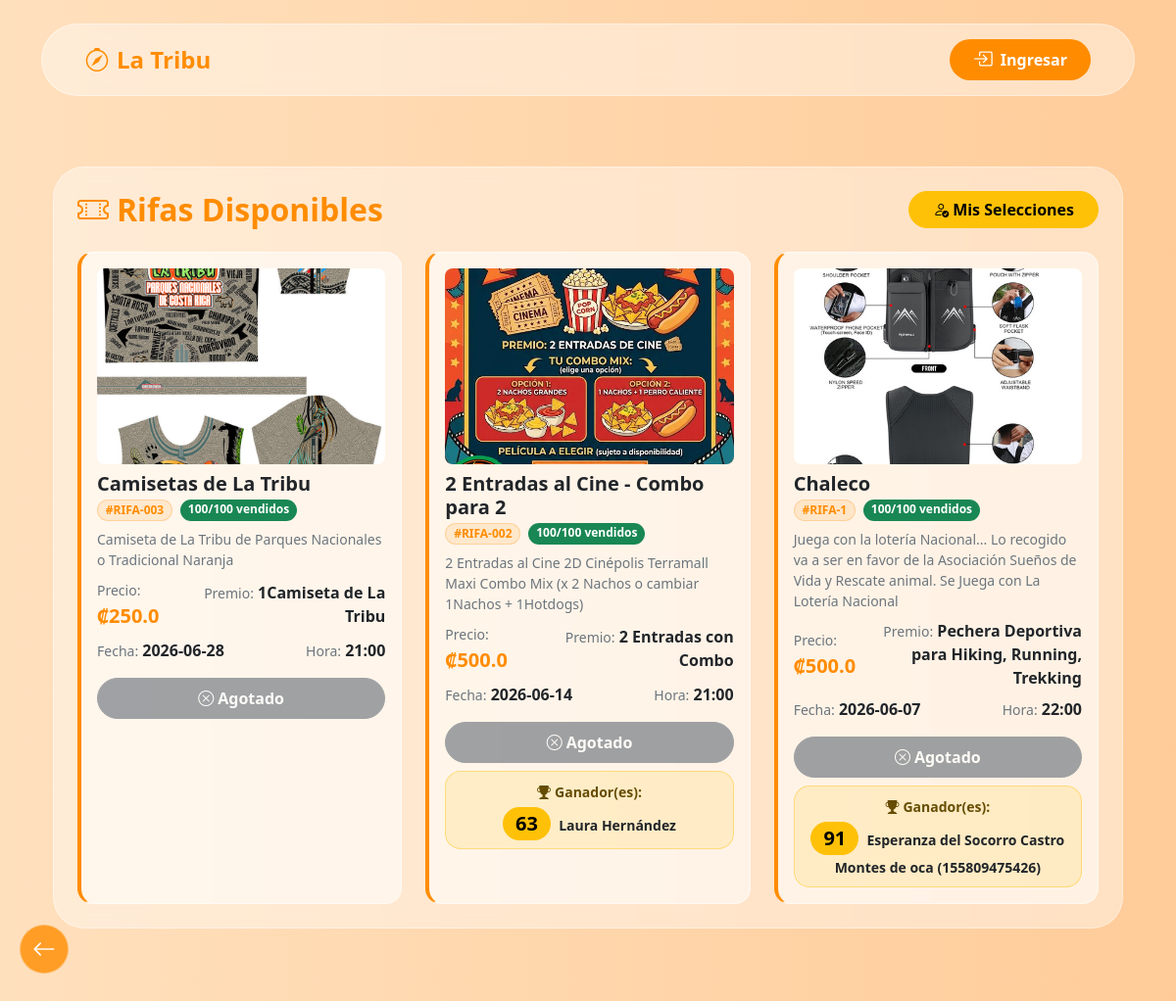
The page /rifas on the database its author committed.
### models_rifas.py (models this page shows)
class Raffle(db.Model):
    __tablename__ = 'raffle'
    id = db.Column(db.Integer, primary_key=True)
    raffle_number = db.Column(db.String(50), unique=True, nullable=False)
    name = db.Column(db.String(200), nullable=False)
    price = db.Column(db.Float, nullable=False)
    prize = db.Column(db.String(500), nullable=False)
    detail = db.Column(db.Text, nullable=False)
    raffle_date = db.Column(db.Date, nullable=False)
    raffle_time = db.Column(db.String(50))
    image_filename = db.Column(db.String(255), nullable=False)
    winning_numbers = db.Column(db.Text, default='[]')
    sinpe_name_default = db.Column(db.String(200))
    sinpe_phone_default = db.Column(db.String(50))
    created_at = db.Column(db.DateTime, default=datetime.utcnow)
    is_active = db.Column(db.Boolean, default=True)
    selections = db.relationship('RaffleSelection', backref='raffle', lazy=True, cascade='all, delete-orphan')

class RaffleSelection(db.Model):
    __tablename__ = 'raffle_selection'
    id = db.Column(db.Integer, primary_key=True)
    raffle_id = db.Column(db.Integer, db.ForeignKey('raffle.id'), nullable=False)
    number = db.Column(db.String(5), nullable=False)
    customer_name = db.Column(db.String(200), nullable=False)
    customer_phone = db.Column(db.String(50), nullable=False)
    customer_cedula = db.Column(db.String(50))
    pin = db.Column(db.String(10), nullable=False)
    selection_password = db.Column(db.String(100), nullable=False, default='', server_default='')
    created_at = db.Column(db.DateTime, default=datetime.utcnow)
    is_canceled = db.Column(db.Boolean, default=False)
    is_paid = db.Column(db.Boolean, default=False)
    payment_method = db.Column(db.String(50), default='No especificado')
    sinpe_name = db.Column(db.String(200))
    sinpe_phone = db.Column(db.String(50))
    __table_args__ = (db.UniqueConstraint('raffle_id', 'number', name='_raffle_number_uc'),)

### routes/rifas_public.py (the view)
@bp.route('/rifas')
def list_rifas():
    all_rifas = Raffle.query.all()
    stats_meta = stats_recaudado = 0
    for r in all_rifas:
        stats_meta += 100 * r.price
        vendidos = RaffleSelection.query.filter_by(raffle_id=r.id, is_canceled=False).count()
        stats_recaudado += vendidos * r.price
    stats = {
        'total_rifas': len(all_rifas),
        'activas':     sum(1 for r in all_rifas if r.is_active),
        'cerradas':    sum(1 for r in all_rifas if not r.is_active),
        'meta':        stats_meta,
        'recaudado':   stats_recaudado,
        'pendiente':   stats_meta - stats_recaudado,
        'porcentaje':  round(stats_recaudado / stats_meta * 100, 1) if stats_meta > 0 else 0,
    }
    rifas = Raffle.query.filter_by(is_active=True).order_by(Raffle.raffle_date.desc()).all()
    raffle_data = []
    for r in rifas:
        total_sold = RaffleSelection.query.filter_by(raffle_id=r.id, is_canceled=False).count()
        try:
            winners = json.loads(r.winning_numbers) if r.winning_numbers else []
        except Exception:
            winners = []
        winners_info = []
        for num in winners:
            sel = RaffleSelection.query.filter_by(raffle_id=r.id, number=num, is_canceled=False).first()
            winners_info.append({'number': num, 'name': sel.customer_name if sel else 'Sin asignar'})
        raffle_data.append({
            'id': r.id, 'raffle_number': r.raffle_number, 'name': r.name,
            'price': r.price, 'prize': r.prize, 'detail': r.detail,
            'raffle_date': r.raffle_date.strftime('%Y-%m-%d') if r.raffle_date else '',
            'raffle_time': r.raffle_time, 'image_filename': r.image_filename,
            'winning_numbers': winners, 'winners_info': winners_info,
            'total_sold': total_sold, 'total_available': 100 - total_sold
        })
    return render_template('rifas.html', rifas=raffle_data, stats=stats)

### routes/__init__.py (called while the page is built)
@bp.before_request
def ensure_session_avatar():
    if 'user_id' in session:
        if 'avatar' not in session or 'email' not in session:
            user = User.query.get(session['user_id'])
            if user:
                if 'avatar' not in session:
                    session['avatar'] = user.avatar or ''
                if 'email' not in session:
                    session['email'] = user.email or ''

### templates/rifas.html (shortened to what this page needs)
{% extends "base.html" %}
{% block content %}
<div class="container mt-4">
    <div class="glass-panel rounded-5 p-4">
        <div class="d-flex align-items-center justify-content-between mb-4 flex-wrap gap-2">
            <h2 class="fw-bold text-orange mb-0"><i class="bi bi-ticket-perforated me-2"></i>Rifas Disponibles</h2>
            <div class="d-flex gap-2 flex-wrap">
                <a href="/rifas/mis-selecciones" class="btn btn-warning-orange rounded-pill px-4">
                    <i class="bi bi-person-check me-1"></i>Mis Selecciones
                </a>
            </div>
        </div>
        {% if not rifas %}
        <div class="text-center text-muted py-5">
            <i class="bi bi-inbox fs-1 d-block mb-2"></i>No hay rifas disponibles en este momento.
        </div>
        {% else %}
        <div class="row g-4">
            {% for rifa in rifas %}
            <div class="col-12 col-md-6 col-lg-4">
                <div class="rounded-4 h-100 overflow-hidden" style="background: rgba(255,255,255,0.55); border-left: 4px solid #ff8c00; border-top: 1px solid rgba(255,255,255,0.7); border-right: 1px solid rgba(255,255,255,0.5); border-bottom: 1px solid rgba(255,255,255,0.5); cursor: pointer;" onclick="window.location='{{ url_for('main.rifa_detalle', raffle_id=rifa.id) }}'">
                    <div class="p-3">
                        <img src="{{ url_for('static', filename='uploads/rifas/' + rifa.image_filename) }}"
                             class="rounded-3 w-100 mb-2" style="max-height: 200px; object-fit: cover;"
                             alt="{{ rifa.name }}">
                        <h5 class="fw-bold mb-1">{{ rifa.name }}</h5>
                        <div class="d-flex gap-2 mb-2">
                            <span class="badge rounded-pill" style="background: #ff8c0020; color: #ff8c00; border: 1px solid #ff8c0040;">
                                #{{ rifa.raffle_number }}
                            </span>
                            <span class="badge bg-success rounded-pill">
                                {{ rifa.total_sold }}/100 vendidos
                            </span>
                        </div>
                        <p class="text-secondary small mb-2">{{ rifa.detail }}</p>
                        <div class="d-flex justify-content-between align-items-center mb-2">
                            <div>
                                <small class="text-secondary">Precio:</small>
                                <span class="fw-bold text-orange fs-5">₡{{ rifa.price }}</span>
                            </div>
                            <div class="text-end">
                                <small class="text-secondary">Premio:</small>
                                <span class="fw-bold text-dark">{{ rifa.prize }}</span>
                            </div>
                        </div>
                        <div class="d-flex justify-content-between align-items-center mb-3">
                            <div>
                                <small class="text-secondary">Fecha:</small>
                                <span class="fw-bold">{{ rifa.raffle_date }}</span>
                            </div>
                            {% if rifa.raffle_time %}
                            <div class="text-end">
                                <small class="text-secondary">Hora:</small>
                                <span class="fw-bold">{{ rifa.raffle_time }}</span>
                            </div>
                            {% endif %}
                        </div>
                        {% if rifa.total_available > 0 %}
                        <a href="{{ url_for('main.rifa_detalle', raffle_id=rifa.id) }}"
                           class="btn btn-orange w-100 rounded-pill py-2 fw-bold">
                            <i class="bi bi-cart-plus me-1"></i>Seleccionar Número
                        </a>
                        {% else %}
                        <button class="btn btn-secondary w-100 rounded-pill py-2 fw-bold" disabled>
                            <i class="bi bi-x-circle me-1"></i>Agotado
                        </button>
                        {% endif %}
                        {% if rifa.winners_info %}
                        <div class="mt-2 p-2 rounded-4 text-center" style="background:rgba(255,193,7,0.15);border:1px solid rgba(255,193,7,0.4);">
                            <small class="fw-bold text-warning-emphasis"><i class="bi bi-trophy-fill me-1"></i>Ganador(es):</small>
                            {% for w in rifa.winners_info %}
                            <div class="mt-1">
                                <span class="badge rounded-pill fw-bold fs-5" style="background:#ffc107;color:#000;">{{ w.number }}</span>
                                <span class="fw-bold small ms-1">{{ w.name }}</span>
                            </div>
                            {% endfor %}
                        </div>
                        {% endif %}
                    </div>
                </div>
            </div>
            {% endfor %}
        </div>
        {% endif %}
    </div>
</div>
{% endblock %}

### templates/base.html (shortened to what this page needs)
<!DOCTYPE html>
<html lang="es" data-theme="light">
<head>
    <link rel="stylesheet" href="{{ url_for('static', filename='css/bootstrap.css') }}?v=2">
    <link rel="stylesheet" href="{{ url_for('static', filename='css/bootstrap-icons.css') }}?v=2">
    <link rel="stylesheet" href="{{ url_for('static', filename='css/global.css') }}?v=2">
    <link rel="stylesheet" href="{{ url_for('static', filename='css/main.css') }}?v=2">
    <link rel="stylesheet" href="{{ url_for('static', filename='css/base.css') }}?v=2">
</head>
<body>
    <div class="container mt-4">
        <nav class="navbar navbar-expand-lg d-none d-md-flex custom-navbar glass-panel rounded-pill">
            <div class="container-fluid">
                <a class="navbar-brand text-orange fw-bold fs-4 d-flex align-items-center gap-2" href="/">
                    <i class="bi bi-compass"></i> La Tribu
                </a>
                <div class="ms-auto d-flex align-items-center gap-3">
                    {% if session.get('user_id') %}
                        {% set nav_avatar = session.get('avatar') or '' %}
                        <a href="{{ url_for('main.profile') }}" class="d-flex align-items-center text-decoration-none" title="Mi Perfil">
                            <div class="rounded-circle overflow-hidden border border-2 border-white shadow-sm d-flex align-items-center justify-content-center bg-orange" style="width:42px;height:42px;flex-shrink:0;">
                                {% if nav_avatar and nav_avatar != 'default.png' %}
                                    <img src="{{ url_for('static', filename=nav_avatar) }}" alt="Avatar" style="width:100%;height:100%;object-fit:cover;">
                                {% else %}
                                    <i class="bi bi-person-fill text-white fs-5"></i>
                                {% endif %}
                            </div>
                        </a>
                    {% else %}
                        <button class="btn btn-orange rounded-pill px-4 shadow-sm fw-bold d-flex align-items-center" data-bs-toggle="modal" data-bs-target="#loginModal">
                            <i class="bi bi-box-arrow-in-right me-2 fs-5"></i> Ingresar
                        </button>
                    {% endif %}
                </div>
            </div>
        </nav>
    </div>
    <main class="container mt-2 mt-md-5 mb-5 pb-5 content-wrapper">
        {% block content %}
        {% endblock %}
    </main>
    {% if request.path != '/' %}
    <button id="btnBack" class="btn-global-back" onclick="if(document.referrer.includes(window.location.host) && window.history.length > 1) { window.history.back(); } else { window.location.href='/'; }" title="Volver Atrás">
        <i class="bi bi-arrow-left fs-4"></i>
    </button>
    {% endif %}
{% include 'partials/base_scripts.html' %}

### templates/partials/base_scripts.html (shortened to what this page needs)
</body>
</html>

### static/css/global.css (style rules this page uses)
:root { --bg-dark: #1e1e1e; --bg-darker: #121212; --text-light: #f1f1f1; --primary-orange: #ff8c00; --primary-hover: #e07b00; --nav-mobile-height: 65px; }
.text-orange { color: var(--primary-orange) !important; }
a { color: var(--primary-orange); text-decoration: none; }
.custom-navbar { background-color: var(--bg-dark); border-bottom: 2px solid var(--primary-orange); }
.btn-warning-orange { background-color: #ffc107; border-color: #ffc107; color: #000 !important; font-weight: 600; }
.btn-global-back { position: fixed; bottom: calc(var(--nav-mobile-height) + 20px); left: 20px; width: 50px; height: 50px; border-radius: 50%; background-color: var(--primary-orange); color: white; border: none; box-shadow: 0 4px 6px rgba(0,0,0,0.3); z-index: 1020; display: flex; justify-content: center; align-items: center; cursor: pointer; }

### static/css/base.css (style rules this page uses)
body { background: linear-gradient(to right, #ffe0bd 0%, #ffcc99 100%); background-attachment: fixed; min-height: 100vh; display: flex; flex-direction: column; }
.glass-panel { background: rgba(255, 255, 255, 0.4); backdrop-filter: blur(10px); -webkit-backdrop-filter: blur(10px); border: 1px solid rgba(255, 255, 255, 0.4); box-shadow: 0 8px 32px 0 rgba(31, 38, 135, 0.05); }
.btn-orange { background-color: var(--primary-orange, #ff8c00); color: #fff; border: none; transition: all 0.3s ease; }
.custom-navbar { padding: 0.8rem 2rem; z-index: 1040; }
.btn-global-back { position: fixed; bottom: calc(var(--nav-mobile-height, 70px) - 15px); left: 20px; width: 50px; height: 50px; border-radius: 50%; background: rgba(255, 140, 0, 0.8); backdrop-filter: blur(5px); color: white; border: 1px solid rgba(255, 255, 255, 0.3); box-shadow: 0 4px 15px rgba(255, 140, 0, 0.4); z-index: 1045; display: flex; justify-content: center; align-items: center; cursor: pointer; transition: all 0.3s ease; }
*, *::before, *::after { box-shadow: none !important; text-shadow: none !important; }

### templates/partials/base_styles.html (style rules this page uses)
*, *::before, *::after { box-shadow: none !important; text-shadow: none !important; }
.shadow, .shadow-sm, .shadow-lg, .shadow-none, [class*="shadow"] { box-shadow: none !important; }

### rows shown on the page
Raffle: image_filename (picture), name "Camisetas de La Tribu", raffle_number "RIFA-003", total_sold "100", detail "Camiseta de La Tribu de Parques Nacionales o Tradicional Naranja", price "250.0", prize "1Camiseta de La Tribu", raffle_date "2026-06-28", raffle_time "21:00"
Raffle: image_filename (picture), name "2 Entradas al Cine - Combo para 2", raffle_number "RIFA-002", total_sold "100", detail "2 Entradas al Cine 2D Cinépolis Terramall Maxi Combo Mix (x 2 Nachos o cambiar 1Nachos + 1Hotdogs)", price "500.0", prize "2 Entradas con Combo", raffle_date "2026-06-14", raffle_time "21:00"
RaffleSelection: number "63", name "Laura Hernández"
Raffle: image_filename (picture), name "Chaleco", raffle_number "RIFA-1", total_sold "100", detail "Juega con la lotería Nacional... Lo recogido va a ser en favor de la Asociación Sueños de Vida y Rescate animal. Se Juega con La Lotería Nacional", price "500.0", prize "Pechera Deportiva para Hiking, Running, Trekking", raffle_date "2026-06-07", raffle_time "22:00"
RaffleSelection: number "91", name "Esperanza del Socorro Castro Montes de oca (155809475426)"
